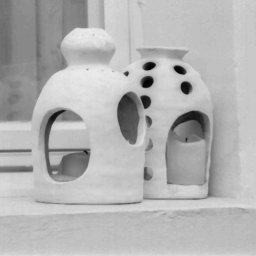
%> input picture al/practica2/Tarea extra/estegolsb2.png, 256 x 256 px
$ octave ejercicio4.m   (GNU Octave 9; MATLAB toolbox functions it lacks are replaced by stand-ins)
%> lines starting %> are read from the running program, lines starting %| are printed output that depends on the picture
### al/practica2/Tarea extra/codificaLetra.m
function [letra] = codificaLetra(binario)
switch binario
    case '00000'
        letra='A';
    case '00001'
        letra='B';
    case '00010'
        letra='C';
    case '00011'
        letra='D';
    case '00100'
        letra='E';
    case '00101'
        letra='F';
    case '00110'
        letra='G';
    case '00111'
        letra='H';
    case '01000'
        letra='I';
    case '01001'
        letra='J';
    case '01010'
        letra='K';
    case '01011'
        letra='L';
    case '01100'
        letra='M';
    case '01101'
        letra='N';
    case '01110'
        letra='Ñ';
    case '01111'
        letra='O';
    case '10000'
        letra='P';
    case '10001'
        letra='Q';
    case '10010'
        letra='R';
    case '10011'
        letra='S';
    case '10100'
        letra='T';
    case '10101'
        letra='U';
    case '10110'
        letra='V';
    case '10111'
        letra='W';
    case '11000'
        letra='X';
    case '11001'
        letra='Y';
    case '11010'
        letra='Z';
    case '11011'
        letra='.';
    case '11100'
        letra=',';
    case '11101'
        letra='¿';
    case '11110'
        letra='?';
    case '11111'
        letra=' ';
end
end

### al/practica2/Tarea extra/ejercicio4.m
clc;

A=imread('estegolsb2.png'); % Leemos la imagen y la guardamos en la matriz A
%> A is the input picture: size 256x256 uint8; min 0, max 236, mean 179.2

B=mod(A,4); % Guardamos en B el resto de dividir los elementos de A / 4
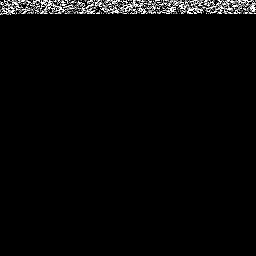
%> B: size 256x256 uint8; min 0, max 3, mean 0.0802; drawn with min black and max white

C=zeros(1,1442*5); % En este vector se guardarán los bits que conforman el mensaje

nbits=1; % Esta variable nos sirve para llevar la cuenta del numero de bits al que nos limita el enunciado

for i=1:256 % Recorreremos la matriz B usando i & j
    for j=1:256
        if(nbits<(1442*5)) % Si la cuenta de bits sigue siendo menor al limite del enunciado...
            for k=1:2 % Por cada celda ejecutaremos 2 veces, una por el bit 0 y otra por el bit 1
                if(k==1)
                    switch(B(i,j)) % Aqui seleccionamos la parte mas significativa o bit 1
                        case 0
                            C(1,nbits)=0;
                        case 1
                            C(1,nbits)=0;
                        case 2
                            C(1,nbits)=1;
                        case 3
                            C(1,nbits)=1;
                    end % Según el valor que tome, lo guardamos en el elemento siguiente del vector C
                end

                    if(k==2) % Aqui seleccionamos la parte menos significativa o bit 0
                        switch(B(i,j))
                            case 0
                                C(1,nbits)=0;
                            case 1
                                C(1,nbits)=1;
                            case 2
                                C(1,nbits)=0;
                            case 3
                                C(1,nbits)=1;
                        end % Según el valor que tome, lo guardamos en el elemento siguiente del vector C
                    end
                nbits=nbits+1; %Incrementamos la posicion en el array C
            end
        end
    end
end
%> after the loop, C = 7210 values, max 1 at index 9, min 0 at index 1, mean 0.484; nbits = 7211

binario=''; % Esta es una variable caracter que contendrá el pack de 5 digitos binarios
letra=''; % Esta es la variable que contendrá la letra que retorna codificaLetra

for i=1:length(C)
    binario=strcat(num2str(binario),num2str(C(1,i))); % Vamos añadiendo elementos al pack de digitos binarios
    if(mod(i,5)==0) % Si hemos añadido 5 elementos procedemos a codificar e imprimir
        letra=codificaLetra(binario);
        binario='';
        fprintf('%c',letra);
    end
end
%> this loop made 7210 passes
%> letra on passes 5, 10, 15, 20, 25, 30, 35, 40, 45, 50, 55, 60: 'A', 'D', 'A', ' ', 'B', 'Y', 'R', 'O', 'N', ' ', 'N', 'A'

$ run again, with al/practica2/Tarea extra/estegolsb1.png copied over al/practica2/Tarea extra/estegolsb2.png
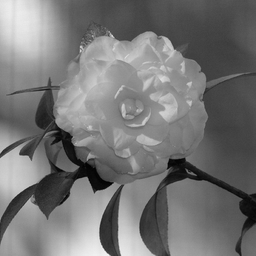
%> input picture al/practica2/Tarea extra/estegolsb1.png, 256 x 256 px
%> A is the input picture: size 256x256 uint8; min 0, max 246, mean 117.3
%> `B=mod(A,4);`:
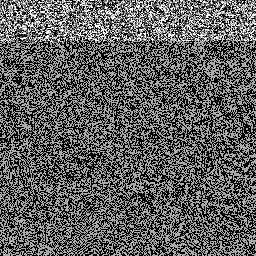
%> B: size 256x256 uint8; min 0, max 3, mean 1.08; drawn with min black and max white
%> after the loop `for i=1:256`: C = 7210 values, max 1 at index 1, min 0 at index 2, mean 0.482; nbits = 7211
%> the loop `for i=1:length(C)` made 7210 passes
%> letra on passes 5, 10, 15, 20, 25, 30, 35, 40: 'R', 'H', 'U', 'A', 'K', ' ', 'U', 'E'
%> after the loop `for i=1:length(C)`: letra = 'Z'

$ run again, with al/practica2/Tarea extra/estegohaar.png copied over al/practica2/Tarea extra/estegolsb2.png
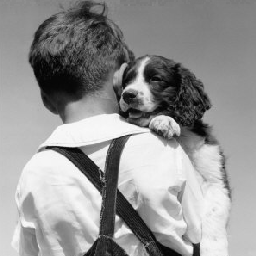
%> input picture al/practica2/Tarea extra/estegohaar.png, 256 x 256 px
%> A is the input picture: size 256x256 uint8; min 0, max 253, mean 148.5
%> `B=mod(A,4);`:
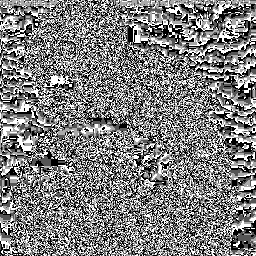
%> B: size 256x256 uint8; min 0, max 3, mean 1.5; drawn with min black and max white
%> after the loop `for i=1:256`: C = 7210 values, max 1 at index 2, min 0 at index 1, mean 0.501; nbits = 7211
%> the loop `for i=1:length(C)` made 7210 passes
%> letra on passes 5, 10, 15, 20, 25, 30, 35, 40: 'M', 'Z', 'U', 'E', '¿', 'K', 'U', 'K'
%> after the loop `for i=1:length(C)`: letra = 'P'
